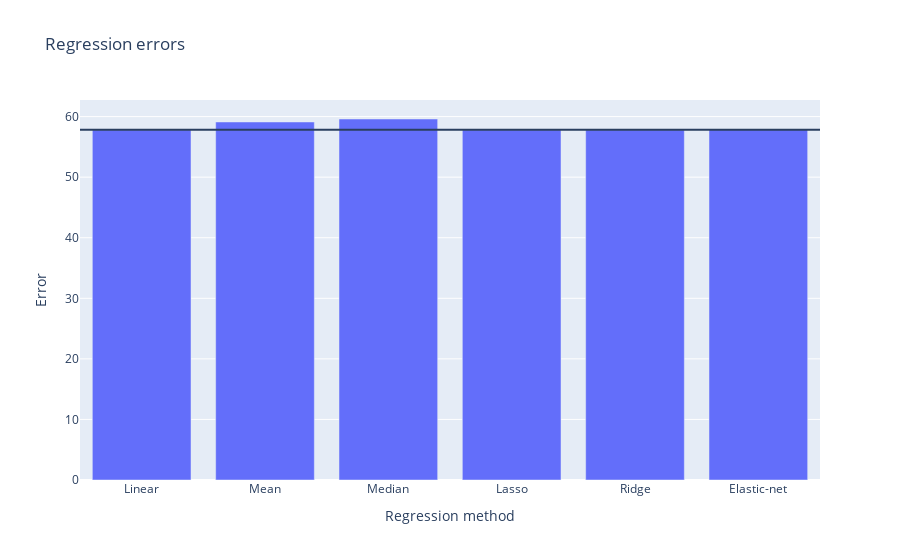

Source (notebook cell):
### Code cell
#linear regression
LinearR=LinearRegression().fit(X,y)
Y_pred=LinearR.predict(X)
LinearError=mean_squared_error(y,Y_pred,squared=False)
MeanError=mean_squared_error(y,[y.mean()]*len(y),squared=False)
MedianError=mean_squared_error(y, [y.median()]*len(y), squared=False)

#Ridge
RidgeR=linear_model.Ridge(alpha=0.1).fit(X,y)
Y_predRidge=RidgeR.predict(X)
RidgeError=mean_squared_error(y,Y_predRidge,squared=False)

#lasso
LassoR=linear_model.Lasso(alpha=0.1).fit(X,y)
Y_predLasso=LassoR.predict(X)
LassoError=mean_squared_error(y,Y_predLasso,squared=False)

#elastic-net
ElasticR=linear_model.ElasticNet(alpha=0.1).fit(X,y)
Y_predElastic=ElasticR.predict(X)
ElasticError=mean_squared_error(y,Y_predElastic,squared=False)

fig = px.bar(x=["Linear","Mean","Median","Lasso","Ridge","Elastic-net"], 
             y=[LinearError,MeanError,MedianError,LassoError,RidgeError,ElasticError],
             title="Regression errors",
             labels={"y": "Error","x": "Regression method"})
fig.add_hline(y=min([LinearError,MeanError,MedianError,LassoError,RidgeError]))
fig.show()

### Figure 1 — Plotly figure (JSON) as saved in the notebook; plotly's stock layout.template omitted (floating-point values rounded to 4 significant figures)
{"data": [{"alignmentgroup": "True", "hovertemplate": "Regression method=%{x}<br>Error=%{y}<extra></extra>", "legendgroup": "", "marker": {"color": "#636efa", "pattern": {"shape": ""}}, "name": "", "offsetgroup": "", "orientation": "v", "showlegend": false, "textposition": "auto", "type": "bar", "x": ["Linear", "Mean", "Median", "Lasso", "Ridge", "Elastic-net"], "xaxis": "x", "y": [57.83, 59.11, 59.6, 57.84, 57.83, 57.9], "yaxis": "y"}], "layout": {"barmode": "relative", "legend": {"tracegroupgap": 0}, "shapes": [{"type": "line", "x0": 0, "x1": 1, "xref": "x domain", "y0": 57.83, "y1": 57.83, "yref": "y"}], "title": {"text": "Regression errors"}, "xaxis": {"anchor": "y", "domain": [0, 1], "title": {"text": "Regression method"}}, "yaxis": {"anchor": "x", "domain": [0, 1], "title": {"text": "Error"}}}}
